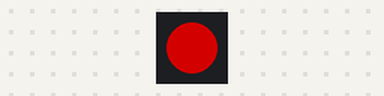
Bench run of a program on a simulated Pycom board running MicroPython. On the bench: 1 RGB LEDs in strip order, left to right. Dim RGB values are drawn brighter than linear.

Above: at 0.02 s.
At 2.5 s:
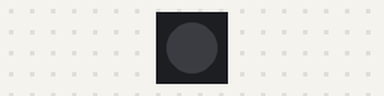
Timing chart, 0 to 6.6 s (numbered marks = the images above):
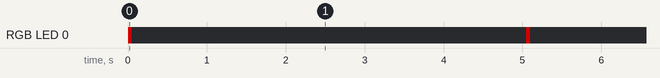

The program:

main.py
```python
from network import LoRa
import socket
import time
import pycom
import machine
from network import WLAN

pycom.heartbeat(False)

"""
wlan = WLAN(mode=WLAN.STA)
ssid = "A8A"
wpaKey = "gerrikos24"

nets = wlan.scan()
for net in nets:
    if net.ssid == ssid:
        print('WiFi network found! ',)
        wlan.connect(net.ssid, auth=(net.sec, wpaKey), timeout=5000)
        while not wlan.isconnected():
            machine.idle() # save power while waiting
        print('WLAN connection succeeded! ', wlan.ifconfig())
        break
"""

lora = LoRa(mode=LoRa.LORA, region=LoRa.EU868)
s = socket.socket(socket.AF_LORA, socket.SOCK_RAW)
s.setblocking(False)

i=0

while True:
    pycom.rgbled(0x7f0000)
    data = s.recv(64)
    #print(data)
    if data == b'Ping':
        sendStr = data + " Pong " + str(i)
        s.send(sendStr)
        print("sent str")
    time.sleep(0.05)
    pycom.rgbled(0x00)
    time.sleep(5)
    i = i + 1
```

Measured:
- by itself, RGB LED 0: alternates RGB(127, 0, 0) for 0.05 s and off for 5.0 s
